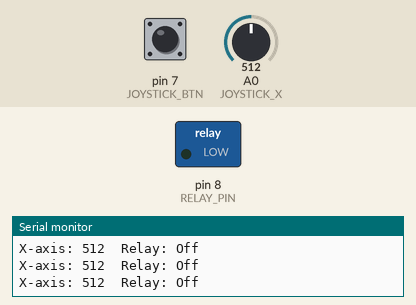
Bench run of a sketch on a simulated Arduino Uno, built with avr-gcc and run on an emulated ATmega328P. On the bench: switched loads named in the sketch (green lamp = pin HIGH), the last lines printed to the serial monitor. Inputs (shaded band) come from the test bench; at power-on: A0 (JOYSTICK_X) = 512, pin 7 (JOYSTICK_BTN) HIGH.

Above: at 1.2 s.
1.3 s: A0 (JOYSTICK_X) set to 531
At 2.3 s:
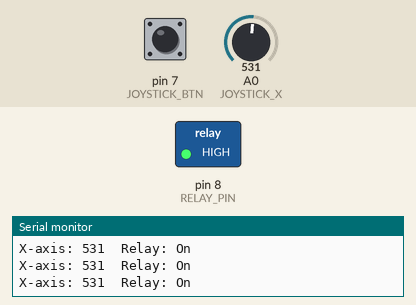
2.8 s: A0 (JOYSTICK_X) set to 511
At 3.7 s:
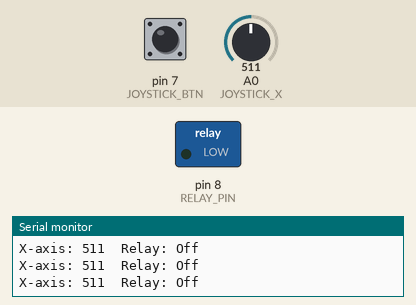
4.3 s: A0 (JOYSTICK_X) set to 716
At 5.1 s:
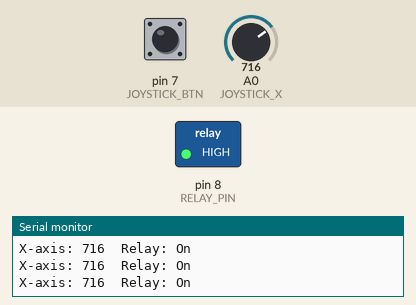
Timing chart, 0 to 7.3 s (numbered marks = the images above; inputs shaded):
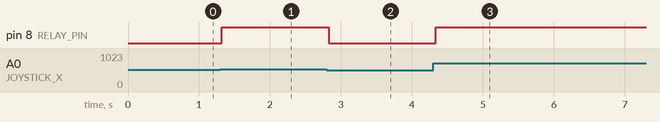

The sketch:

182.ino
```cpp
// Define joystick pins for the X axis and the button
#define JOYSTICK_X A0   // X-axis connected to A0
#define JOYSTICK_BTN 7  // Button connected to digital pin 7

// Define relay pin
#define RELAY_PIN 8     // Relay connected to digital pin 8

// Variable to keep track of relay state
bool relayState = false;

void setup() {
  // Initialize joystick button as input with pullup resistor
  pinMode(JOYSTICK_BTN, INPUT_PULLUP);

  // Initialize relay pin as output
  pinMode(RELAY_PIN, OUTPUT);

  // Set relay initially off
  digitalWrite(RELAY_PIN, LOW);

  // Start serial communication (optional for debugging)
  Serial.begin(9600);
  Serial.println("Joystick Relay Control Example - DFRobot Accessory Shield");
}

void loop() {
  // Read the analog value for the X axis
  int xValue = analogRead(JOYSTICK_X);

  // Read the button state (LOW when pressed)
  bool buttonPressed = !digitalRead(JOYSTICK_BTN);

  // Map the joystick X-axis value (0-1023) to control relay
  if (xValue > 512) {
    relayState = true;  // Turn the relay on if X-axis is moved to the right
  } else {
    relayState = false; // Turn the relay off if X-axis is moved to the left
  }

  // If the button is pressed, toggle the relay state
  if (buttonPressed) {
    relayState = !relayState;  // Toggle the relay state

    // Debounce delay to prevent multiple toggles from one press
    delay(200);
  }

  // Set the relay state based on the current relayState variable
  digitalWrite(RELAY_PIN, relayState ? HIGH : LOW);

  // Optional: Print joystick and relay values to the Serial Monitor
  Serial.print("X-axis: ");
  Serial.print(xValue);
  Serial.print("\tRelay: ");
  Serial.println(relayState ? "On" : "Off");

  // Small delay for smoother output
  delay(100);
}
```

Measured:
- the behaviour switches between 512 and 513 on A0 (JOYSTICK_X) (found by bisection; images 0 and 1)
- after the input at 1.3 s, pin 8 (RELAY_PIN): LOW → HIGH at once
- after the input at 2.8 s, pin 8 (RELAY_PIN): HIGH → LOW at once
- after the input at 4.3 s, pin 8 (RELAY_PIN): LOW → HIGH at once
